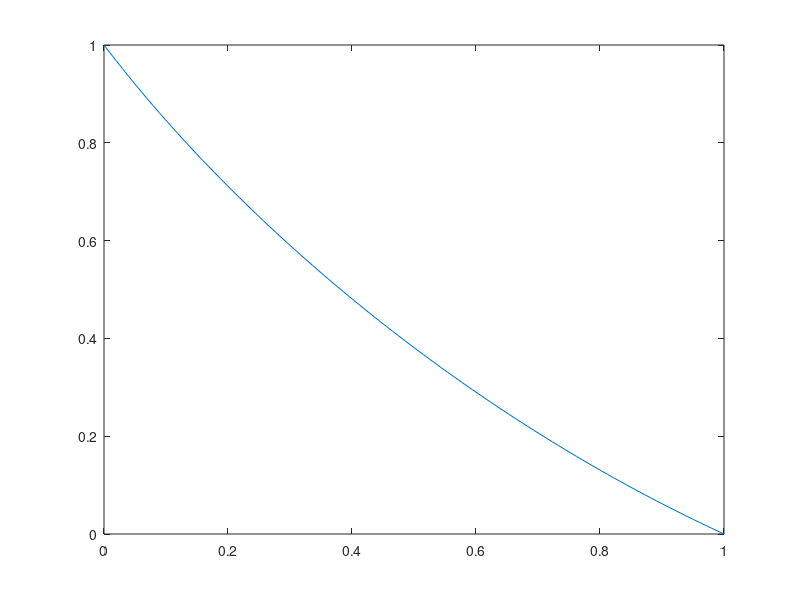

MATLAB code to generate this figure:
N = 100;

% Start and end coordinates
xs = 0;
xe = 1;

% Boundary conditions
us = 1;
ue = 0;

% create vector of x values
x = linspace(xs, xe, N+2)';

h = (xe-xs)/(N+1);

% Create indices and values of the matrix entries for use by sparse.
% R is row, C is column, diag is the diagonal entries, lowDiag is the lower
% diagonal entries and upDiag are the upper diagonal entries.
diagR = linspace(1, N, N)';
diagC = linspace(1, N, N)';
diag = -(2/(h^2))*ones(N, 1);

lowDiagR = linspace(2, N, N-1)';
lowDiagC = linspace(1, N-1, N-1)';
lowDiag = (1/(h^2))*ones(N-1, 1);

upDiagR = linspace(1, N-1, N-1)';
upDiagC = linspace(2, N, N-1)';
upDiag = (1/(h^2))*ones(N-1, 1);

% Collect all matrix entries into single vector
elemR = [diagR; lowDiagR; upDiagR];
elemC = [diagC; lowDiagC; upDiagC];
elem = [diag; lowDiag; upDiag];

% Create the FD matrix
A = sparse(elemR, elemC, elem);

% Use a linear function between the two boundary conditions as the initial guess
un = linspace(us, ue, N+2)';

% Maximum number of iterations before declaring 'Doesn't Converge'
MAX_ITER = 100;
% Tolerance on the L2 norm before ending iteration
TOL = 1e-6;
for j = 1:MAX_ITER
    F = A*un(2:N+1) + exp(un(2:N+1)) - (un(3:N+2) - un(1:N)).^2/(2*h^2) - x(2:N+1);
    F(1) = F(1) + us/(h^2);
    F(N) = F(N) + ue/(h^2);

    J = A + spdiags([-(un(1:N) - un(3:N+2))/(h^2), exp(un(2:N+1)), -(un(3:N+2) - un(1:N))/(h^2)], -1:1, N, N);
    deltn = -J\F;
    un1 = un + [0; deltn; 0];
    err = sqrt(h*sum(deltn.^2));
    un = un1;
    if err < TOL
        disp(strcat('Returned solution is converged: ||E|| =  ', num2str(err)))
        break
    end
end

if j == MAX_ITER
    disp('Returned solution is NOT converged: ||E|| = ')
end

plot(x, un)